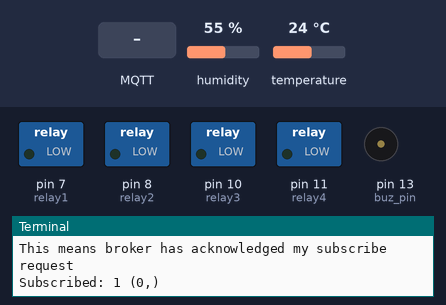
Bench run of a program on a simulated Raspberry Pi (header pin numbers). Parts: switched loads named in the program (green lamp = pin HIGH), buzzer (waves = sounding, pin HIGH), the last lines printed to the terminal. Inputs (shaded band) come from the test bench; at power-on: humidity 55 %, temperature 24 °C. No MQTT or app messages arrive unless stated.

Above: at 17.3 s.
17.4 s: MQTT message "on" arrives on the first subscribed topic
At 18.7 s:
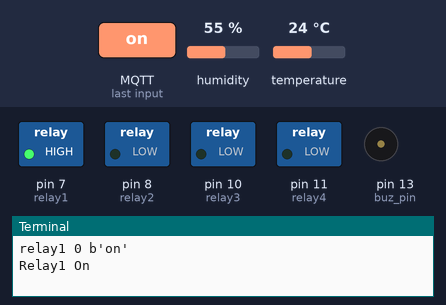
23.1 s: MQTT message "off" arrives on the first subscribed topic
At 24.2 s:
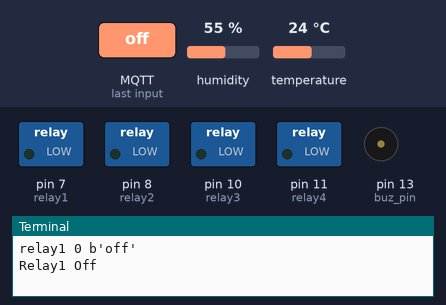
Timing chart, 0 to 26.1 s (numbered marks = the images above; inputs shaded):
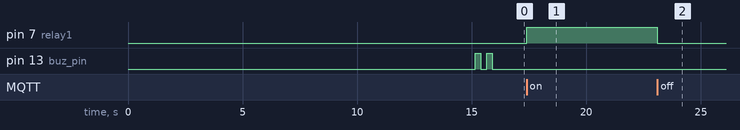

Measured:
- after the input at 17.4 s, pin 7 (relay1): LOW → HIGH at once
- after the input at 23.1 s, pin 7 (relay1): HIGH → LOW at once

The program:

HomeAutomation.py
```python
import paho.mqtt.client as mqtt
import os, urllib.parse
import time
import RPi.GPIO as gpio
from urllib.request import urlopen
import Adafruit_DHT


relay1 = 7
relay2 = 8
relay3 = 10
relay4 = 11
buz_pin = 13
sensor = Adafruit_DHT.DHT11
dhtpin = 23

time.sleep(15)
gpio.setmode(gpio.BOARD)
gpio.setwarnings(False)
gpio.setup(relay1, gpio.OUT)
gpio.setup(relay2, gpio.OUT)
gpio.setup(relay3, gpio.OUT)
gpio.setup(relay4, gpio.OUT)
gpio.output(relay1, gpio.LOW)
gpio.output(relay2, gpio.LOW)
gpio.output(relay3, gpio.LOW)
gpio.output(relay4, gpio.LOW)
gpio.setup(buz_pin, gpio.OUT)


def on_connect(self, mosq, obj, rc):
    print ("on_connect:: Connected with result code "+ str ( rc ) )
    print("rc: " + str(rc))

def on_message(mosq, obj, msg):
    print ("on_message:: this means  I got a message from brokerfor this topic")
    print(msg.topic + " " + str(msg.qos) + " " + str(msg.payload))
    if(msg.topic == "relay1"):
        if (msg.payload.decode("utf-8") == "on"):
            print("Relay1 On")
            gpio.output(relay1, gpio.HIGH)
        elif (msg.payload.decode("utf-8")  == "off"):
            print("Relay1 Off")
            gpio.output(relay1, gpio.LOW)
    if(msg.topic == "relay2"):
        if (msg.payload.decode("utf-8") == "on"):
            print("Relay2 On")
            gpio.output(relay2, gpio.HIGH)
        elif (msg.payload.decode("utf-8")  == "off"):
            print("Relay2 Off")
            gpio.output(relay2, gpio.LOW)
    if(msg.topic == "relay3"):
        if (msg.payload.decode("utf-8") == "on"):
            print("Relay3 On")
            gpio.output(relay3, gpio.HIGH)
        elif (msg.payload.decode("utf-8")  == "off"):
            print("Relay3 Off")
            gpio.output(relay3, gpio.LOW)
    if(msg.topic == "relay4"):
        if (msg.payload.decode("utf-8") == "on"):
            print("Relay4 On")
            gpio.output(relay4, gpio.HIGH)
        elif (msg.payload.decode("utf-8")  == "off"):
            print("Relay4 Off")
            gpio.output(relay4, gpio.LOW)

def on_publish(mosq, obj, mid):
    print("mid: " + str(mid))

def on_subscribe(mosq, obj, mid, granted_qos):
    print("This means broker has acknowledged my subscribe request")
    print("Subscribed: " + str(mid) + " " + str(granted_qos))

def on_log(mosq, obj, level, string):
    print(string)


client = mqtt.Client()

client.on_message = on_message
client.on_connect = on_connect
client.on_publish = on_publish
client.on_subscribe = on_subscribe

client.on_log = on_log


client.username_pw_set("dycgxiix", "WETNQObOMCvL")

client.connect('farmer.cloudmqtt.com', 12135, 60)


client.loop_start()
client.subscribe("relay1")
client.subscribe("relay2")
client.subscribe("relay3")
client.subscribe("relay4")

print("System Started")
gpio.output(buz_pin, gpio.HIGH)
time.sleep(0.250)
gpio.output(buz_pin, gpio.LOW)
time.sleep(0.250)
gpio.output(buz_pin, gpio.HIGH)
time.sleep(0.250)
gpio.output(buz_pin, gpio.LOW)
time.sleep(0.250)

while True:
    time.sleep(5)
    humidity, temperature = Adafruit_DHT.read_retry(sensor, dhtpin)
    if humidity is not None and temperature is not None:
        print('Temp={0:0.1f}*C  Humidity={1:0.1f}%'.format(temperature, humidity))
        client.publish("temp", temperature)
        client.publish("hum", humidity)
    else:
        print('Failed to get reading. Try again!')
```
